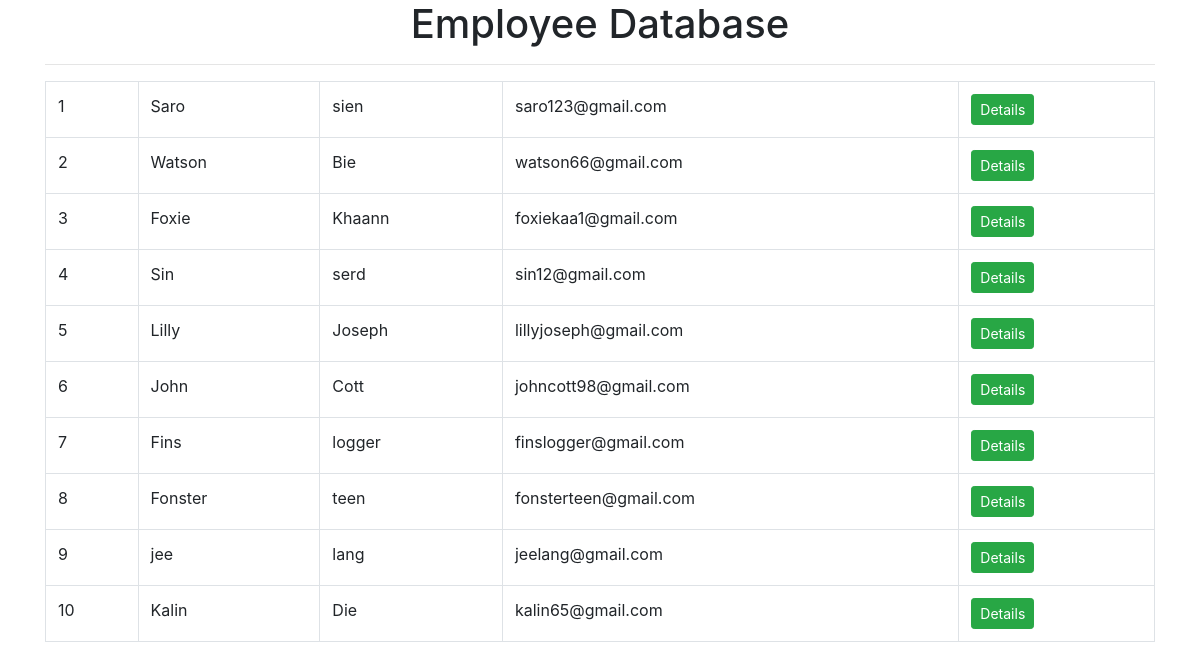
The page / on the database its author committed.
### employees/models.py (models this page shows)
class Employee(models.Model):
	Gender_choices=[
	('M','Male'),
	('F', 'Female'),
	]
	First_Name = models.CharField(max_length=50)
	Last_Name = models.CharField(max_length=50, blank=True)
	Email_id = models.EmailField()
	Phone = models.CharField(max_length=20)
	Gender = models.CharField(choices=Gender_choices, max_length=30)
	Address = models.TextField(max_length=100)
	job = models.ManyToManyField('AvailableJobs',blank=True)
	DOB = models.DateField()

### employees/views.py (the view)
# urls.py: 2. Add a URL to urlpatterns:  path('', views.home, name='home')
def home(request):
	employees = Employee.objects.all()
	return render(request, 'home.html', {'employees':employees})

### employees/template/home.html
{% extends 'base.html' %}
{% block content %}
<header class="container">
	<div class="row">
		<div class="col-lg-12">
			<h1 class="text-center">Employee Database</h1>
			<hr>
		</div>
	</div>
</header>
<section class="container">
	<div class="row">
		<div class="col-lg-12">
			<table class="table table-bordered">
	{% for employee in employees %}
		<tr>
			<td> {{ employee.id }} </td>
			<td> {{ employee.First_Name }} </td>
			<td> {{ employee.Last_Name }} </td>
			<td> {{ employee.Email_id  }} </td>
			<td>
				<a class="btn btn-success btn-sm" href="{% url 'employee_detail' employee.id %}">Details</a>
			</td>
		</tr>
	{% endfor %}
			</table>
		</div>
	</div>
</section>
{% endblock %}

### employees/template/base.html (shortened to what this page needs)
<!doctype html>
<html lang="en">
  <head>
    <link rel="stylesheet" href="https://stackpath.bootstrapcdn.com/bootstrap/4.5.2/css/bootstrap.min.css">
  </head>
  <body>
   {% block content %}
   {% endblock %}
  </body>
</html>

### rows shown on the page
Employee: id "1", First_Name "Saro", Last_Name "sien", Email_id "saro123@gmail.com"
Employee: id "2", First_Name "Watson", Last_Name "Bie", Email_id "watson66@gmail.com"
Employee: id "3", First_Name "Foxie", Last_Name "Khaann", Email_id "foxiekaa1@gmail.com"
Employee: id "4", First_Name "Sin", Last_Name "serd", Email_id "sin12@gmail.com"
Employee: id "5", First_Name "Lilly", Last_Name "Joseph", Email_id "lillyjoseph@gmail.com"
Employee: id "6", First_Name "John", Last_Name "Cott", Email_id "johncott98@gmail.com"
Employee: id "7", First_Name "Fins", Last_Name "logger", Email_id "finslogger@gmail.com"
Employee: id "8", First_Name "Fonster", Last_Name "teen", Email_id "fonsterteen@gmail.com"
Employee: id "9", First_Name "jee", Last_Name "lang", Email_id "jeelang@gmail.com"
Employee: id "10", First_Name "Kalin", Last_Name "Die", Email_id "kalin65@gmail.com"
